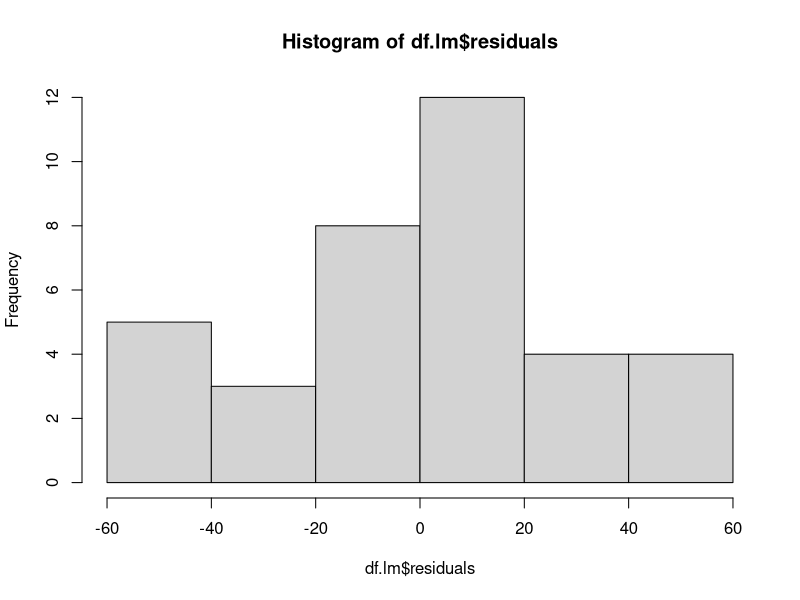
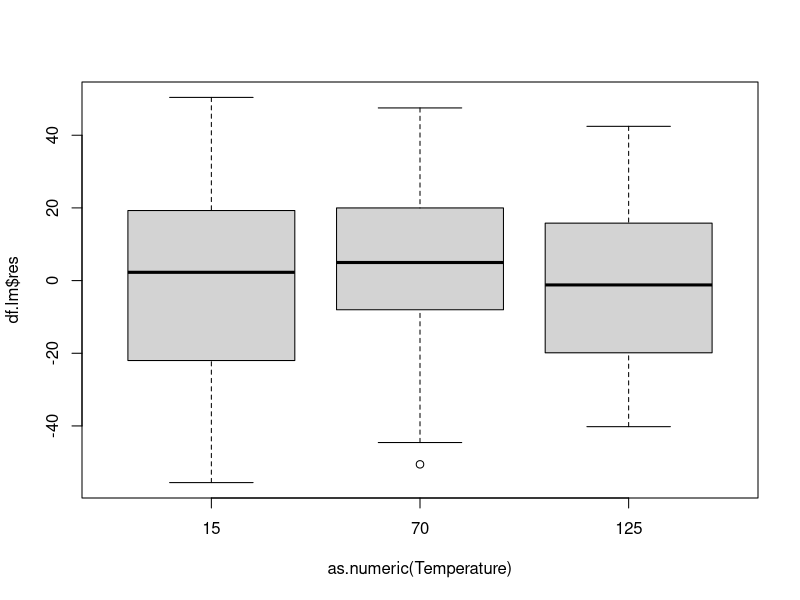
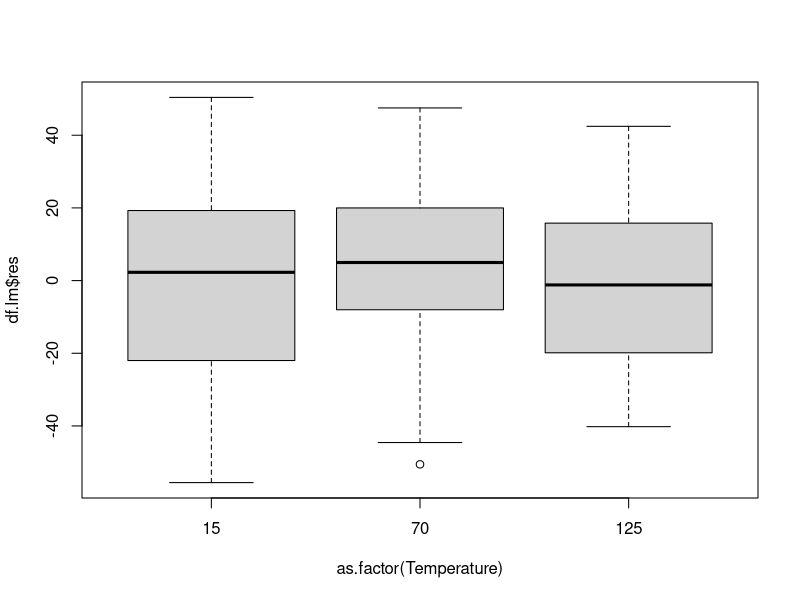
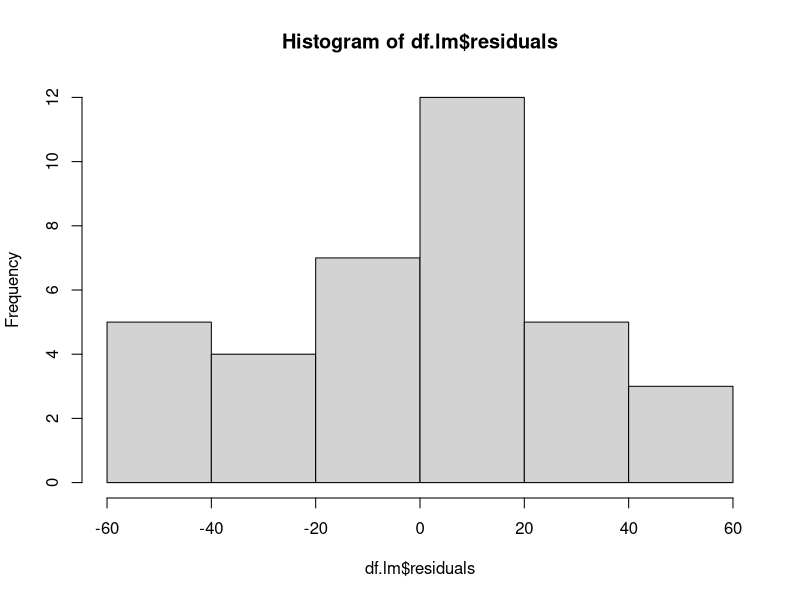
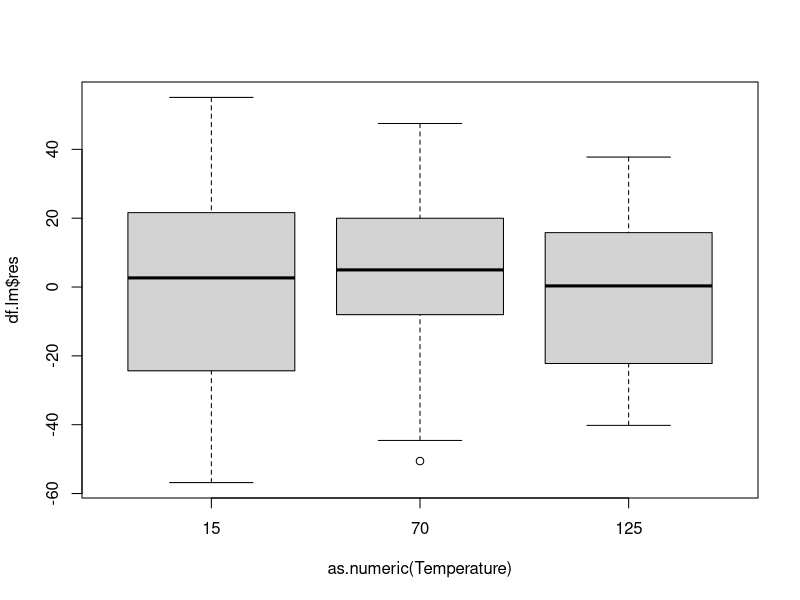
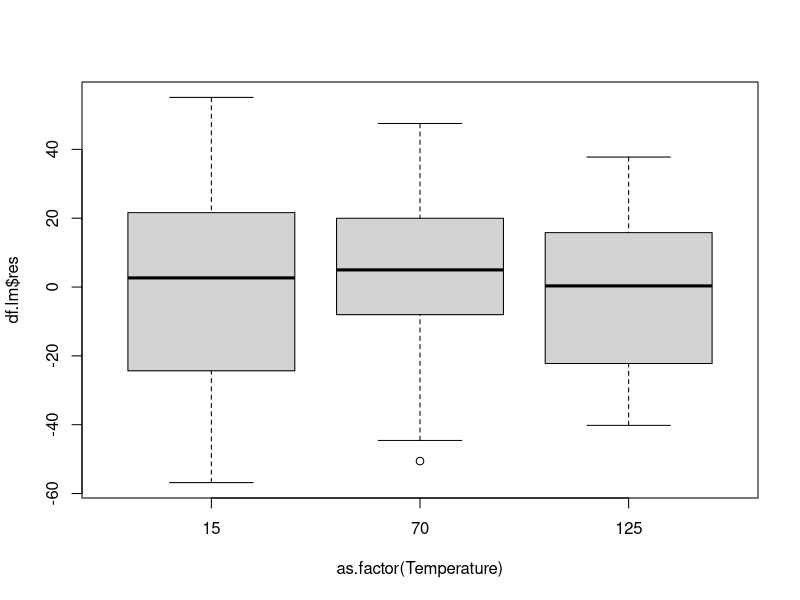
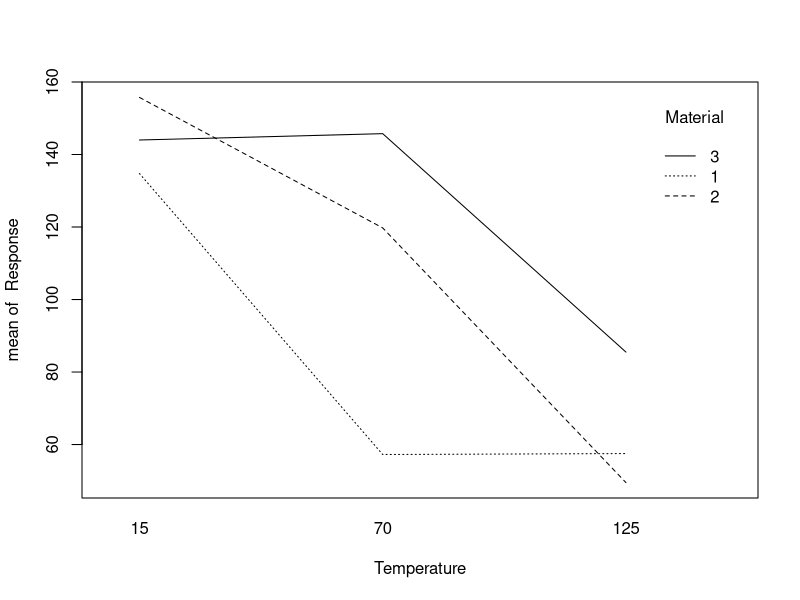
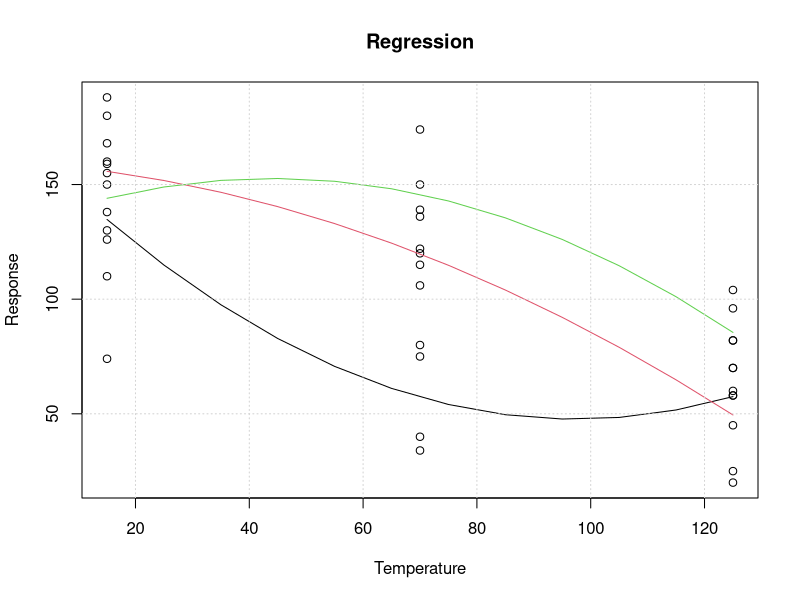

Recreate these plots in R, in order.
rm(list = ls())
df <- read.table("battery.dat", header = T)
df$Temp <- as.factor(df$Temperature)
attach(df)

df.lm <- lm(Response ~ Material * Temperature)
# see if the residuals are distributed as gaussians with Shapiro-test
hist(df.lm$residuals)
shapiro.test(df.lm$residuals)
boxplot(df.lm$res~as.numeric(Temperature))
boxplot(df.lm$res~as.factor(Temperature))
anova(df.lm)

# we do a second linear model considering that the temperature is not a significant parameter

df.lm <- lm(Response ~ Material + Temperature)
# see if the residuals are distributed as gaussians with Shapiro-test
hist(df.lm$residuals)
shapiro.test(df.lm$residuals)
boxplot(df.lm$res~as.numeric(Temperature))
boxplot(df.lm$res~as.factor(Temperature))
anova(df.lm)

interaction.plot(Temperature, Material, Response) # how the factors change modifying the parameters

## PERFORM A TUKEY TEST
df$Mat <- as.factor(Material)

for (t in levels(df$Temp))
{
  cat("Temperature = ", as.numeric(t), "\n")
    print(
      TukeyHSD(
        aov(
          Response~Mat,
          data = df[Temperature == as.numeric(t), ]), "Mat"
        )
      )
}

# TUKEY performs anova considering one pair of materials at a time, paired T test for each factor combination
# this analysis is performed for each level of temperature, the Tukey increases the detail of comparison
# at 15 degrees the materials do not perform differently, the p value is high:

        # Temperature =  15 
        # Tukey multiple comparisons of means
        # 95% family-wise confidence level
        # 
        # Fit: aov(formula = Response ~ Mat, data = df[Temperature == as.numeric(t), ])
        # 
        # $Mat
        # diff     lwr    upr     p adj
        # 2-1  21.00 -45.344 87.344 0.6633090
        # 3-1   9.25 -57.094 75.594 0.9205830
        # 3-2 -11.75 -78.094 54.594 0.8756855

# in the second temperature value, the values are significantly different:

        # Temperature =  70 
        # Tukey multiple comparisons of means
        # 95% family-wise confidence level
        # 
        # Fit: aov(formula = Response ~ Mat, data = df[Temperature == as.numeric(t), ])
        # 
        # $Mat
        # diff       lwr       upr     p adj
        # 2-1 62.5  22.59911 102.40089 0.0045670
        # 3-1 88.5  48.59911 128.40089 0.0004209
        # 3-2 26.0 -13.90089  65.90089 0.2177840

# This can also be easily seen from the plot of the interaction plot

## REGRESSION MODEL
attach(df)
df.lmr <- lm(formula = Response ~ (Mat*I(Temperature) + I(Temperature^2)*Mat))

sq = seq(15, 125, 10)
plot(Response ~ Temperature, main = "Regression")

for(i in c(1,2,3))
{
  lines(
    sq,
    predict(
      df.lmr,
      data.frame(
        Mat = levels(df$Mat)[i],
        Temperature = sq)),
    col = i)
}

grid()
